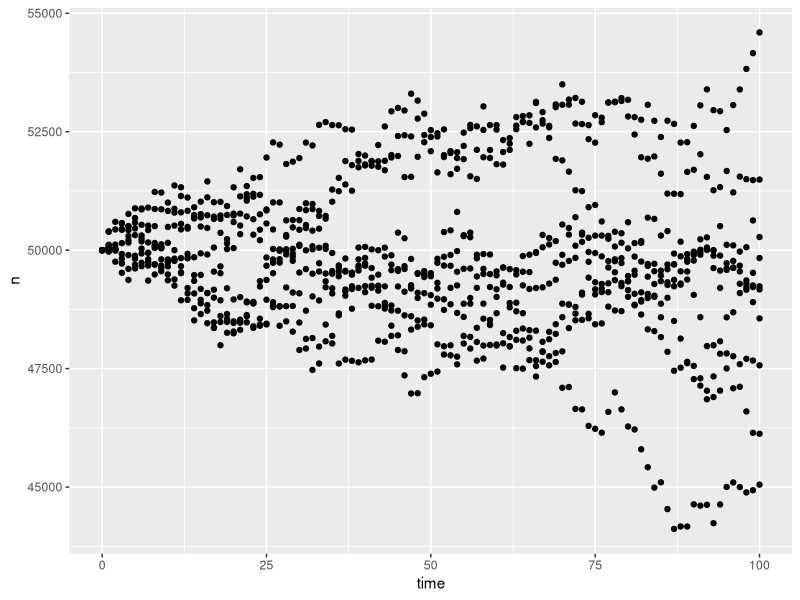
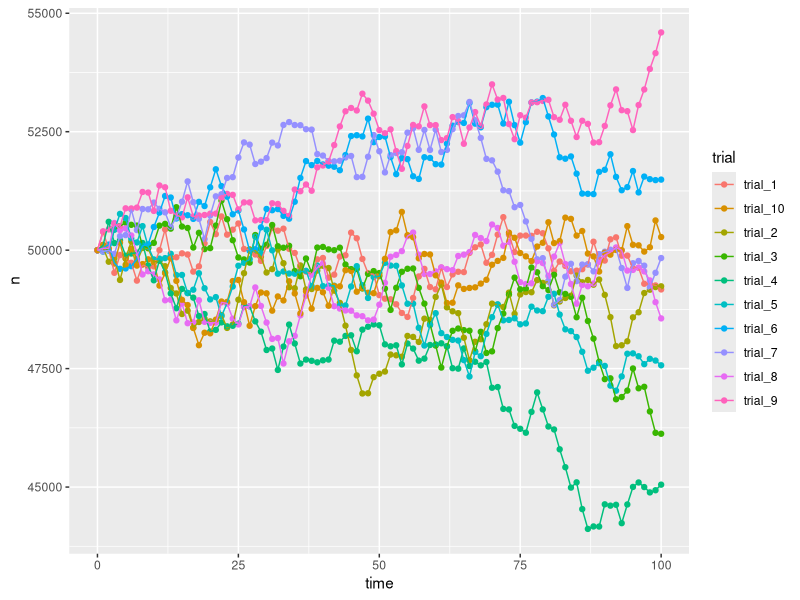
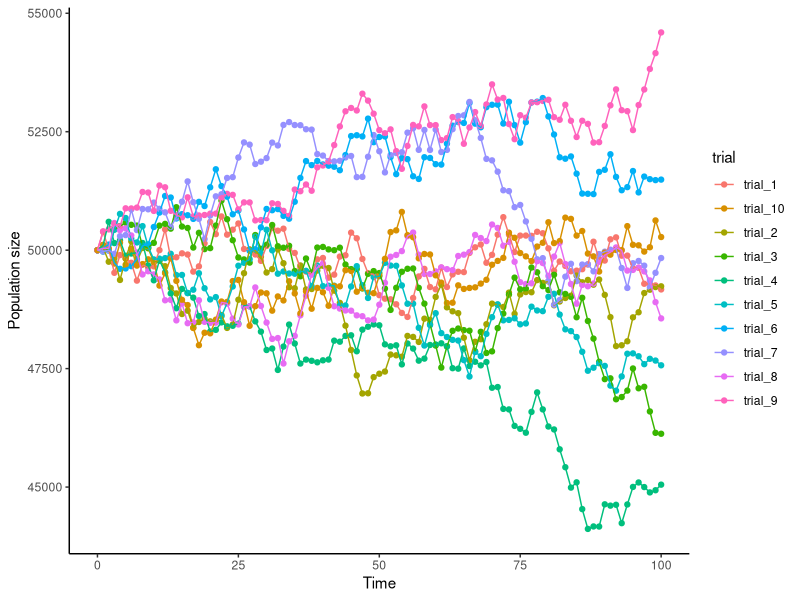
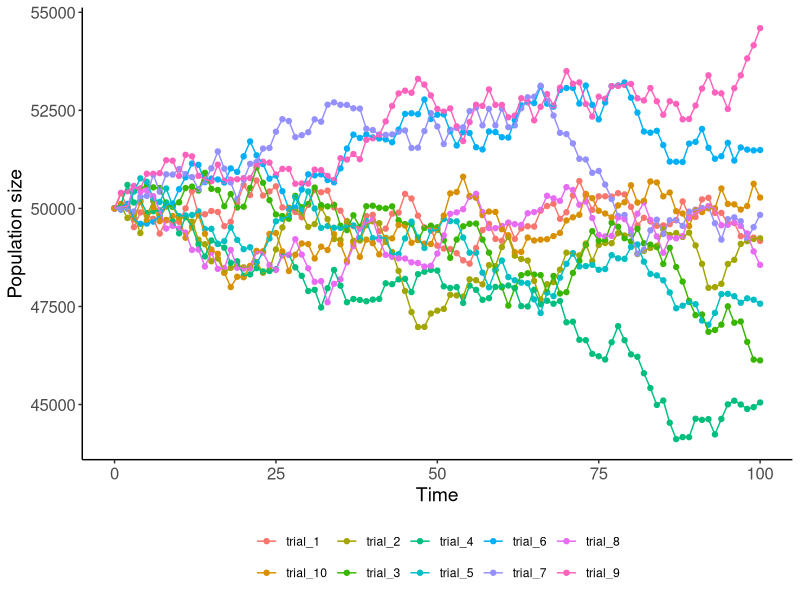
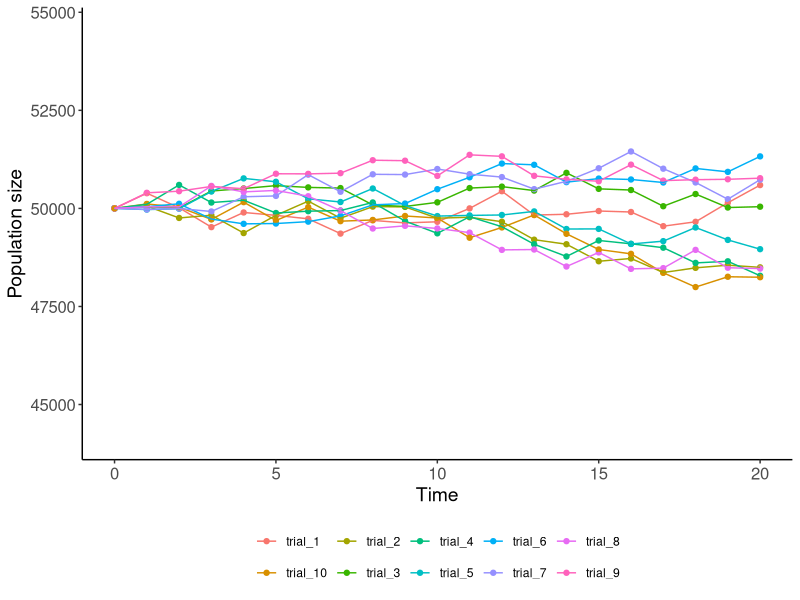
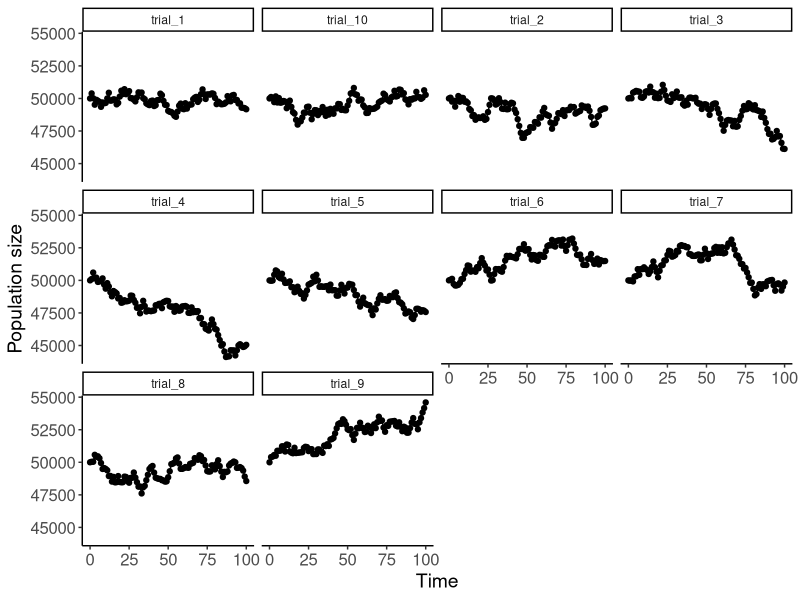
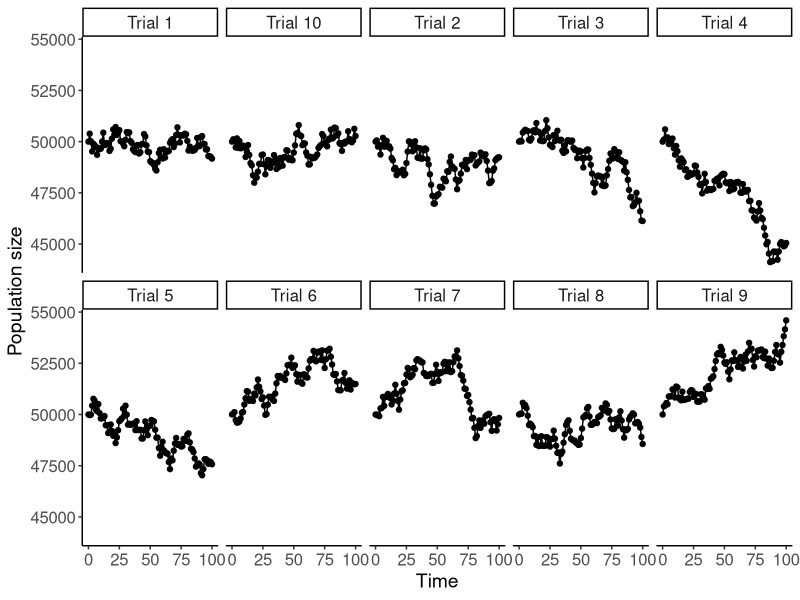
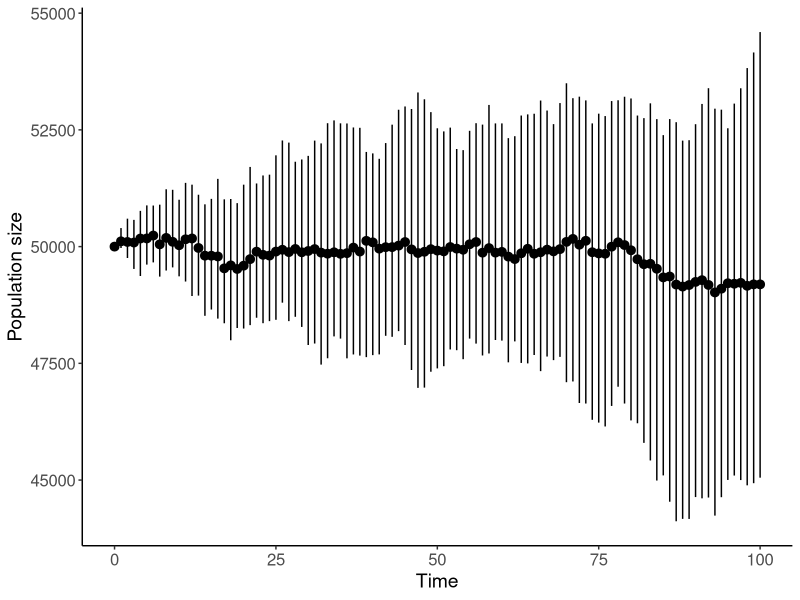

The R source for these figures, in order:
## ---- chunk 1
knitr::opts_chunk$set(collapse = T, cache = T)
## ---- chunk 2

# make a numeric vector
a = c(1.1,5,3,4)
a

# make a integer vector
b = 1:15
b

# make a character vector 
c = c('a', 'b', 'c')
c 



# summary statistics of sequence of numbers
d = rnorm(n = 40, mean = 6, sd = 2)
mean(d) #mean
median(d) #median
sd(d) #standard deviation
quantile(d, c(0.025, 0.075)) # 95% CI

# math with vectors
e = c(3, 1, 5, 6)
e*4
e*e

## ---- chunk 3
# make a matrix using nrow
m1 = matrix(c(1,2,3,4,5,6), nrow = 2)
m1 

# make a matrix using ncol
m2 = matrix(c(1,2,3,4,5,6), ncol = 2)
m2 

# make a matrix using nrow and by row
m3 = matrix(c(1,2,3,4,5,6), ncol = 2, byrow = T)
m3

## ---- chunk 4
# make a matrix using ncol
m2 = matrix(c(1,2,3,4,5,6), ncol = 2)
m2 

m2[1,2]
m2[4]
# make a matrix using nrow and by row
m3 = matrix(c(1,2,3,4,5,6), ncol = 2, byrow = T)
m3

m3[1,2]
m3[4]

## ---- chunk 5

m2 = matrix(c(1,2,3,4,5,6), ncol = 2)
m2 

m2 + 1 
m2/3

m3 = matrix(c(1,2,3,4,5,6), ncol = 2, byrow = T)
m3

m2 + m3 
m3 - m2

# multply matrix with vector
v = c(1,2,3)

m2*v

# functions with matrices
m2
sum(m2)
mean(m2)
rowSums(m2)
rowMeans(m2)
colSums(m2)
colMeans(m2)

## ---- chunk 6
for(i in 1:10){
  print(i)
}

for(turtle in 5:10){
  print(turtle)
}

for(flower in 1:nrow(iris)){
  cat('The species for this iteration is ',
      as.character(iris$Species[flower]), '\n')
}


b = 1:10
for (i in 2:10){
  z = b[i] - b[i-1]
  
  cat('z =', z, 'b[i] =', b[i], 'b[i-1] =', b[i-1], '\n')
}


## ---- chunk 7
library(truncnorm)
library(tidyverse)
## ---- chunk 8
# base R
rnorm(5, mean = 0, sd = 1)
runif(5, min = 0, max = 5)
rbinom(5, size = 2, prob = 0.5)
rbinom(5, size = 2, prob = 0.2)

## ---- chunk 9
#library(rtruncnorm)
# truncnorm to truncate normal distribution
rnorm(20, mean = 1, sd = 2)
truncnorm::rtruncnorm(20, mean = 1, sd = 2, a=-Inf, b=Inf)
truncnorm::rtruncnorm(20, mean = 1, sd = 2, a=0, b=2)
## ---- chunk 10
# base R 
b = 1:10
sample(b, size =2, replace = F)

c = 1:5 
sample(c, size = 6, replace = T)

# from list
sample(c('good', 'bad'), size = 8, replace = T)

# change probability
sample(c('good', 'bad'), size = 8, replace = T, prob = c(0.2, 0.8))

# sample matrices from list 
m1 = matrix(c(6,5,4,3,2,1), ncol = 2)
m2 = matrix(c(1,2,3,4,5,6), ncol = 2)
m3 = matrix(c(1,2,3,4,5,6), ncol = 2, byrow = T)

m = list(m1, m2, m3)

sample(m, size = 4, replace = T)

sample(m, size = 4, replace = T, prob = c(0.8, 0.1, 0.1))

## ---- chunk 11
#library(tidyverse)
df = tibble(cond = c('good', 'bad', 'ok'), prob = c(0.5, 0.3, 0.2))

dplyr::sample_n(df, size = 2, replace = F)

dplyr::sample_n(df, size = 3, replace = T)

dplyr::sample_n(df, size = 10, replace = T, weight = prob)
## ---- chunk 12

year_type = tibble(cond = c('good', 'average', 'bad'),
              birth = c(500, 300, 100),
              death = c(100, 300, 500),
              prob = c(0.25, 0.5, 0.25))

pop_start = 50000 
time_length = 100
reps = 10


for (i in 1:reps){
  trial = paste0('trial_',i)
  pop = tibble(time = 0:time_length, n = NA,
               trial = trial, year = NA, change = NA)
  pop$n[pop$time == 0] = pop_start
  
  for (t in 1:(nrow(pop)-1)){
    year = sample_n(year_type, size = 1, weight = prob)
    birth = round(rnorm(n = 1, mean = year$birth[1], sd = 50))
    death = round(rnorm(n = 1, mean = year$death[1], sd = 50))
    pop$n[pop$time == t] = birth - death + pop$n[pop$time == (t-1)]
    pop$year[pop$time == t] = year$cond[1]
    pop$change[pop$time == t] = birth - death
  }
  
  if (i ==1){
    tpop = pop
  }else{
    tpop = bind_rows(tpop,pop)
  }
}

head(tpop)
## ---- chunk 13
ggplot(tpop, aes(x = time, y = n))+
  geom_point()
## ---- chunk 14
ggplot(tpop, aes(x = time, y = n, color = trial))+
  geom_point()+
  geom_line()
## ---- chunk 15
ggplot(tpop, aes(x = time, y = n, color = trial))+
  geom_point()+
  geom_line()+
  labs(x = 'Time', y = 'Population size')+
  theme_classic()
## ---- chunk 16
ggplot(tpop, aes(x = time, y = n, color = trial))+
  geom_point()+
  geom_line()+
  labs(x = 'Time', y = 'Population size')+
  theme_classic()+
  theme(axis.title = element_text(size = 14),
        axis.text = element_text(size = 12),
        legend.position = 'bottom',
        legend.title = element_blank())
## ---- chunk 17
ggplot(tpop, aes(x = time, y = n, color = trial))+
  geom_point()+
  geom_line()+
  scale_x_continuous(limits = c(0,20))+
  labs(x = 'Time', y = 'Population size')+
  theme_classic()+
  theme(axis.title = element_text(size = 14),
        axis.text = element_text(size = 12),
        legend.position = 'bottom',
        legend.title = element_blank())
## ---- chunk 18
ggplot(tpop, aes(x = time, y = n))+
  geom_point()+
  geom_line()+
  labs(x = 'Time', y = 'Population size')+
  facet_wrap(~trial)+
  theme_classic()+
  theme(axis.title = element_text(size = 14),
        axis.text = element_text(size = 12),
        legend.position = 'bottom',
        legend.title = element_blank())
## ---- chunk 19
labels = c('trial_1' = 'Trial 1',
          'trial_2' = 'Trial 2',
          'trial_3' = 'Trial 3',
          'trial_4' = 'Trial 4',
          'trial_5' = 'Trial 5',
          'trial_6' = 'Trial 6',
          'trial_7' = 'Trial 7',
          'trial_8' = 'Trial 8',
          'trial_9' = 'Trial 9',
          'trial_10' = 'Trial 10')

ggplot(tpop, aes(x = time, y = n))+
  geom_point()+
  geom_line()+
  labs(x = 'Time', y = 'Population size')+
  facet_wrap(~trial, nrow = 2, labeller = as_labeller(labels))+
  theme_classic()+
  theme(axis.title = element_text(size = 14),
        axis.text = element_text(size = 12),
        legend.position = 'bottom',
        legend.title = element_blank(),
        strip.text = element_text(size = 12))
## ---- chunk 20
ggplot(tpop, aes(x = time, y = n))+
  geom_pointrange(stat = "summary",
                  fun.min = 'min',
                  fun.max = 'max',
                  fun = 'mean')+
  labs(x = 'Time', y = 'Population size')+
  theme_classic()+
  theme(axis.title = element_text(size = 14),
        axis.text = element_text(size = 12))
## ---- chunk 21
ggplot(tpop, aes(x = year, y = change))+
  geom_boxplot()+
  labs(x = 'Type of year', y = expression(Delta*'Population'))+
  theme_bw()
## ---- chunk 22
ggplot(tpop %>% drop_na, aes(x = year, y = change, fill = year))+
  geom_boxplot()+
  labs(x = 'Type of year', y = expression(Delta*'Population'))+
  theme_bw()
## ---- chunk 23

tpop = tpop %>% 
  mutate(year = factor(year, levels = c('good', 'average', 'bad')))%>%
  drop_na

colors = c('good' = 'darkgreen',
           'average' = 'goldenrod',
           'bad' = 'firebrick')

ggplot(tpop, aes(x = year, y = change, fill = year))+
  geom_boxplot()+
  labs(x = 'Type of year', y = expression(Delta*'Population'))+
  scale_fill_manual(values = colors)+
  theme_bw()
## ---- chunk 24
ggplot(tpop, aes(x = year, y = change, fill = year))+
  geom_boxplot()+
  labs(x = 'Type of year', y = expression(Delta*'Population'))+
  scale_x_discrete(labels = c('Good', 'Average', 'Bad'))+
  scale_fill_manual(values = colors)+
  theme_bw()+
  theme(axis.title = element_text(size = 18), 
        axis.text.y = element_text(size = 18, colour = "black"), 
        axis.text.x = element_text(size = 14, colour = "black"), 
        legend.position = 'none',
        legend.title = element_blank(),
        strip.text.x = element_text(size = 18),
        legend.text = element_text(size = 12))
